Frame 1 (no input): blank canvas, image omitted
Frame 60 (the mouse pressed at the canvas centre just before this capture): blank canvas, image omitted
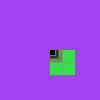
Frame 120 (the mouse held since frame 60 and released just before this capture)

The Processing sketch whose frames 1 and 60 were blank and that drew this single picture after the mouse press (run headless with seeded random() and noise(); from frame 60 on, the mouse is pressed at the canvas centre):

// Processing sketch: Matthew
// ── Matthew.pde

ArrayList<Layer> layers = new ArrayList<Layer>();

int layernum=5, empty=0;

void setup(){
  rectMode(CORNER);
  noStroke();
  newLayers();
}

void draw(){
  background(0);
  for (int i=layers.size(); --i>=0;) layers.get(i).show();
  if (mousePressed)
    for (Layer layer: layers)
      if (layer.over()) break;
}

void newLayers(){
  layers.clear();
  empty=0;
  for (int i=1;i<layernum+1;++i)
    layers.add(new Layer(randomColor(), i*4, i*4));
}

color randomColor(){
  return color(random(0,255), random(0,255), random(0,255));
}
// ── Layer.pde
class Layer{
  color col;
  float csx=0, csy=0;
  int x, y; //cell size x y
  boolean[][] pieces;
  boolean deleted=false;
  int missing;
  
  Layer(){}
  
  Layer(color c, int x, int y){
    col=c;
    csx=width/float(x);
    csy=height/float(y);
    this.x=x;
    this.y=y;
    missing=x*y;
    pieces=new boolean[x][y];
    for (int i=0; i<x; ++i)
      for (int j=0; j<y; ++j)
        pieces[i][j]=true;
  }
  
  void show(){
    if (deleted){
      deleted=false;
      if (--missing==0){
        if (++empty==layernum) newLayers();
        layers.remove(this);
      }
    }
    fill(col);
    for (int i=0; i<x; ++i)
      for (int j=0; j<y; ++j)
        if (pieces[i][j])
          rect(i*csx, j*csy, csx, csy);
  }
  
  boolean over (){
    if (pieces[floor(mouseX/csx)][floor(mouseY/csy)]){
      pieces[floor(mouseX/csx)][floor(mouseY/csy)]=false;
      deleted=true;
      return true;
    }
    return false;
  }
};
